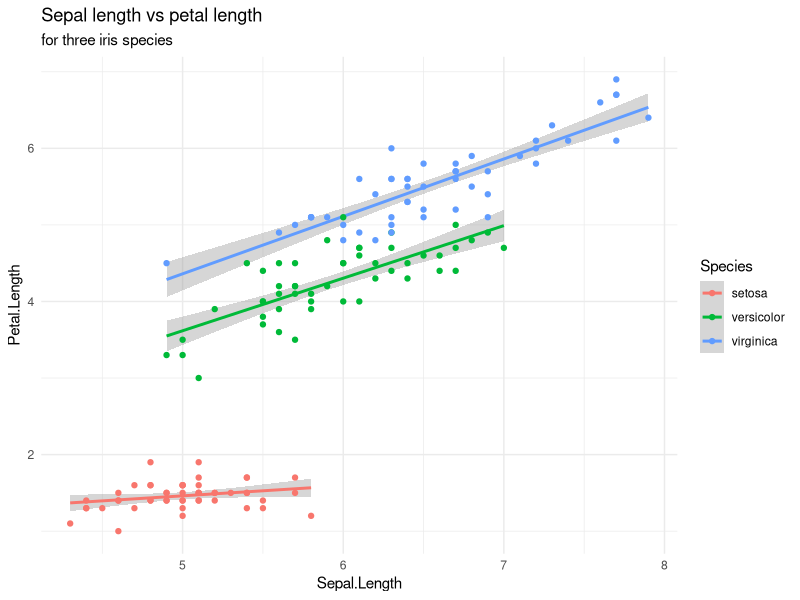
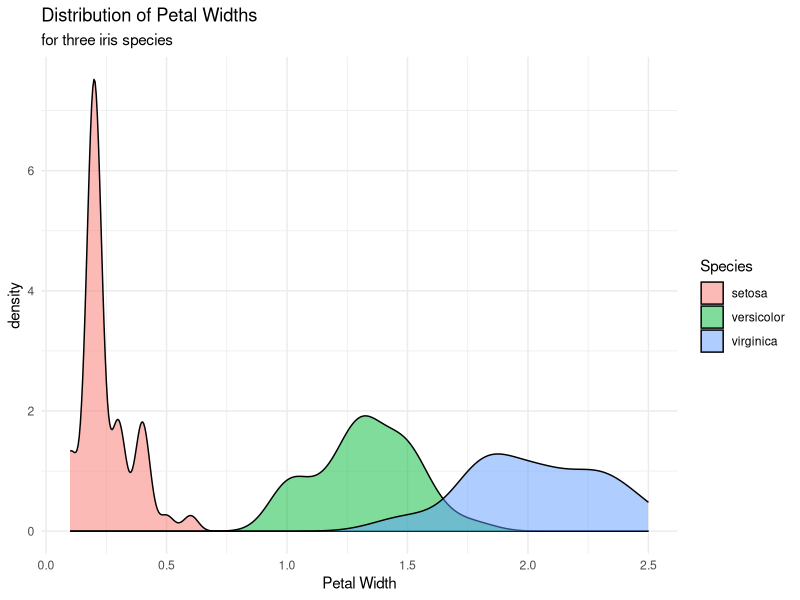
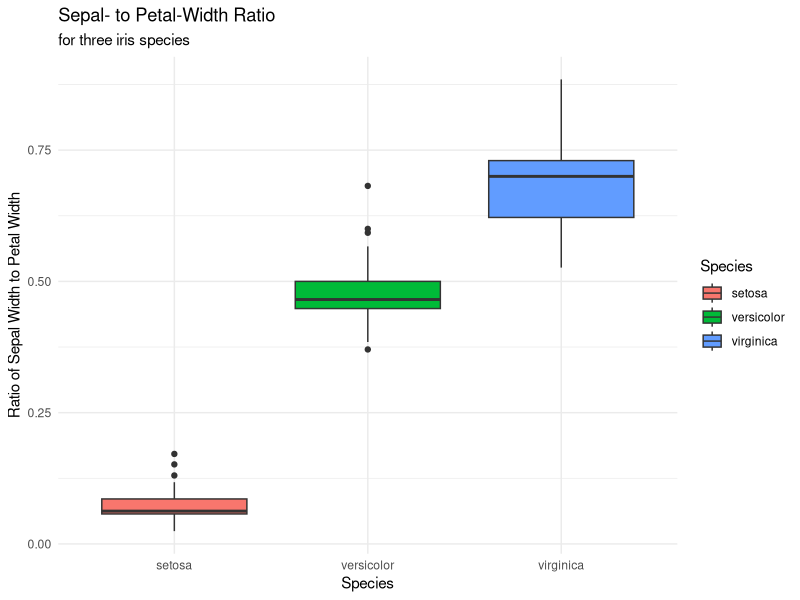
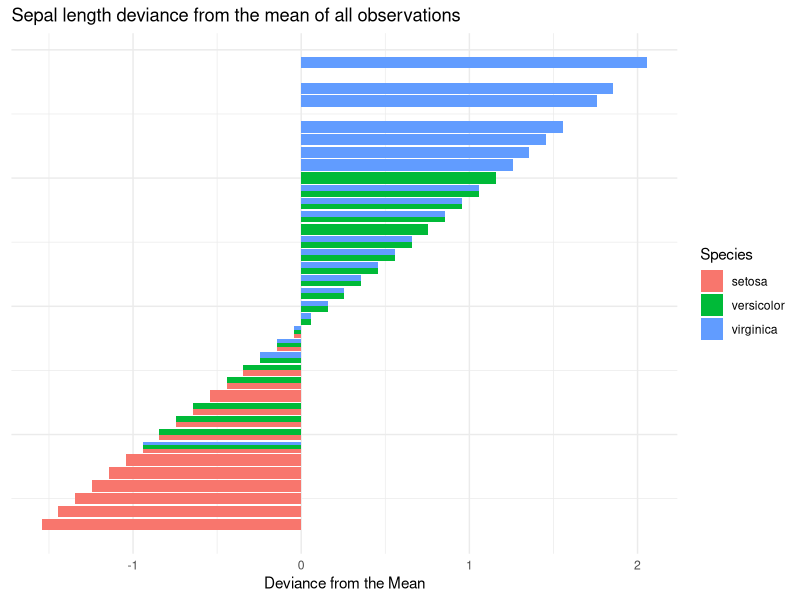

Generate these figures, in order, with R:
library(tidyverse)
?ggplot()
?aes()

df <- iris

# iris_fig1.png
png("iris_fig1.png")
ggplot(df,aes(x=Sepal.Length,y=Petal.Length,color=Species))+
  geom_smooth(method="lm")+
  geom_point(alpha=1)+
  labs(title="Sepal length vs petal length",subtitle = "for three iris species")+
  theme_minimal()

dev.off()

# iris_fig2.png
png("iris_fig2.png")
ggplot(df,aes(x=Petal.Width,fill=Species))+
  geom_density(alpha=.5)+
  labs(title="Distribution of Petal Widths",subtitle = "for three iris species",
       x="Petal Width")+
  theme_minimal()
dev.off()


# iris_fig3.png

png("iris_fig3.png")
ggplot(df,aes(x=Species,y=Petal.Width/Sepal.Width,fill=Species))+
  geom_boxplot()+
  labs(title="Sepal- to Petal-Width Ratio",subtitle = "for three iris species",
       x="Species",y="Ratio of Sepal Width to Petal Width")+
  theme_minimal()
dev.off()



# iris_fig4.png
# x = Deviance = Sepal.Length - mean(Sepal.Length)
png("iris_fig4.png")
ggplot(df,aes(x=Sepal.Length,
              y=Sepal.Length - mean(Sepal.Length),
              fill=Species,))+
  geom_col(position=position_dodge())+
  labs(title= "Sepal length deviance from the mean of all observations",
       x=NULL,y="Deviance from the Mean") +
  theme_minimal()+
  theme(axis.ticks.y=element_blank(),
        axis.text.y = element_blank())+
  coord_flip()
dev.off()
